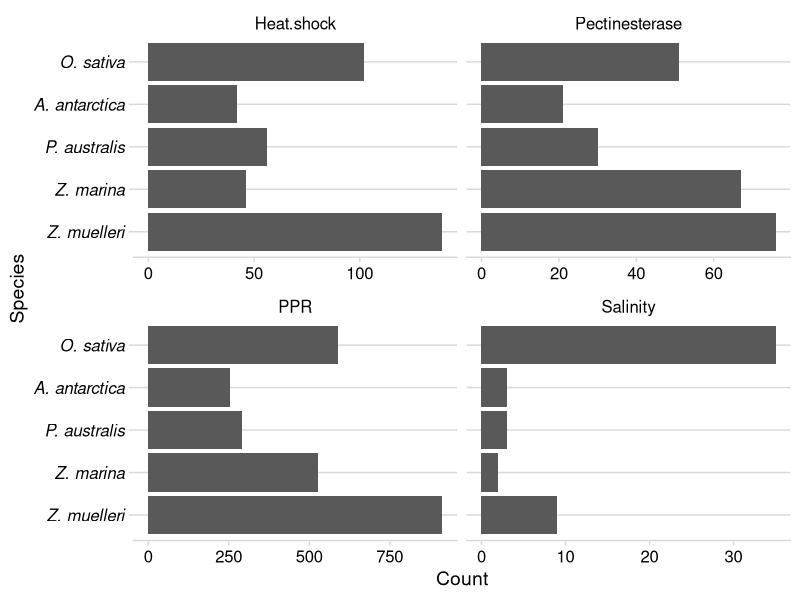

Write the R code that produced this figure.
## ---- chunk 1
library(tidyverse)
## ---- chunk 2
df <- data.frame(
  stringsAsFactors = FALSE,
           Species = c("A. antarctica","O. sativa",
                       "P. australis","Z. muelleri","Z. marina"),
          Salinity = c(3L, 35L, 3L, 9L, 2L),
               PPR = c(254L, 590L, 291L, 913L, 528L),
        Heat.shock = c(42L, 102L, 56L, 139L, 46L),
    Pectinesterase = c(21L, 51L, 30L, 76L, 67L)
)
## ---- chunk 3
df %>% pivot_longer(-Species) %>% ggplot(aes(x=factor(Species, levels=rev(c('O. sativa', 'A. antarctica', 'P. australis', 'Z. marina', 'Z. muelleri'))), y=value)) + 
  geom_bar(stat='identity') + 
  facet_wrap(~name, scales='free_x' ) +
  ylab('Count') + xlab('Species') + 
  cowplot::theme_minimal_hgrid() + coord_flip() +
  theme(axis.text.y = element_text(face = "italic"))
